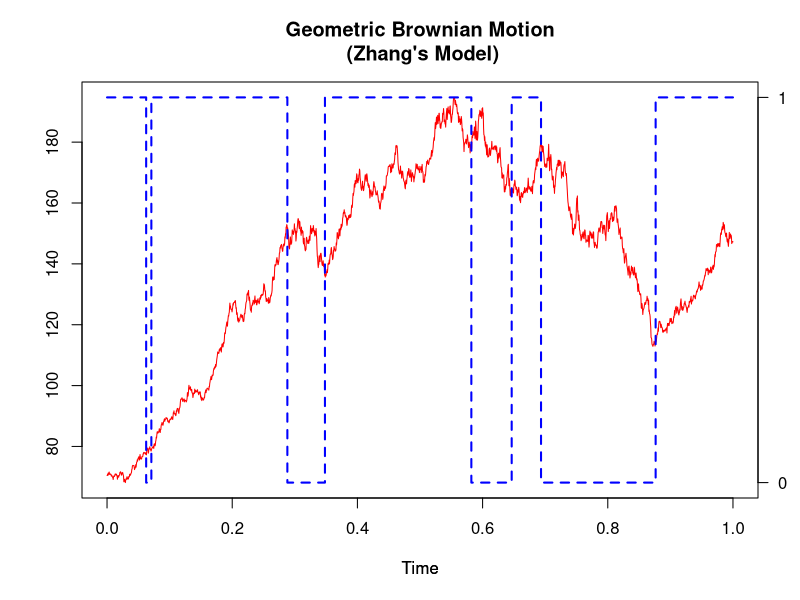

This chart was generated by the following R code:
library(expm)

#A WEAK TRAPEZOIDAL METHOD FOR A CLASS OF STOCHASTIC DIFFERENTIAL EQUATIONS

lambda<-c(6.04, 8.90) #alta e baixa
sigma<-c(0.44, 0.63) 
prob=0
r<-c(1.5, -1.61)
mu <- r + sigma^2/2
X0 = 70.5
p0 = c(0.5,0.5)

################## PARTE II #########################
# Fazendo os grÃ¡ficos dos caminhos

N= 2**12 # number of discrete time steps
R=2
L=N/R
T=1
dt = T/N
Dt=R*dt

#set.seed(15) # Fazendo a semente ser 15 para dar sempre o mesmo caminho
time = seq(0,T,Dt)

# Euler-Maruyama:
X   = rep(0,floor(L)+1)
X[1]= X0
A   = rep(0,floor(L)+1)
A[1] = sample(c(1,2),1,prob=p0)

# TODO:
# Gerar o tempo atÃ© a primeira transiÃ§Ã£o rexp(\lambd[A[1]],1)
tau <- rexp(1,lambda[A[1]])

theta=0.5
alfa_1=1/(2*theta*(1-theta))
alfa_2=((1-theta)^2+theta^2)/(2*theta*(1-theta))


for(j in 1:floor(L))
{
    # TODO:
    if(tau <= time[j+1]){
        if( A[j] == 1 ) A[j+1] = 2
        else            A[j+1] = 1
        tau <- tau + rexp(1,lambda[A[j+1]])
    } else {
        A[j+1] = A[j]
    }

    # SUBS PELO METODO DO TRAPEZIO 
    
    #step1
    X_step=X[j]+mu[A[j+1]]*X[j]*theta*Dt+sigma[A[j+1]]*X[j]*rnorm(1)*sqrt(theta*Dt)
  
    #step2
    aux=max(0,alfa_1*(X_step*sigma[A[j+1]])^2-alfa_2*(X[j]*sigma[A[j+1]])^2) 
    
    X[j+1]=X_step+(alfa_1*mu[A[j+1]]*X_step- alfa_2*mu[A[j+1]]*X[j])*(1-theta)*Dt
           + sqrt(aux)*rnorm(1)*sqrt((1-theta)*Dt)
}

# https://www.statmethods.net/advgraphs/axes.html
par(mfrow=c(1,1))
plot(time,X,main="Geometric Brownian Motion\n (Zhang's Model)",
     ylab="",xlab="Time",type="l",col="red",lwd=1)
par(new=TRUE)
plot(time,2-A,ylab="",xlab="Time",type="s",lty=2,col="blue",lwd=2,axes=FALSE)
axis(4, at=c(0,1),las=1)
